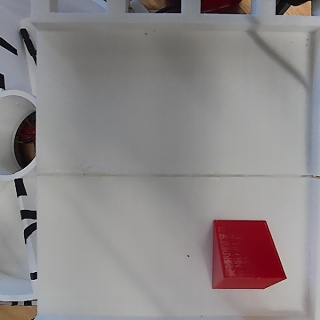
#> input picture _shot_camera.jpg, 320 x 320 px
$ python -i make_tilt30_sheets.py   (imports and definitions only)
#> lines starting #> are read from the running program, lines starting #| are printed output that depends on the picture
#> further down, picture is the input picture: shape (320, 320, 3); mean B, G, R 136.9, 136.3, 141.3
#!/usr/bin/env python3
"""为 tilt30 新采集帧生成「带大号编号框」的 2×2 拼版，供人工判形状。

## 背景

- 新采集 480 帧，实测**全是不同布局**（无法按像素去重）
- v4 模型在新 30° 视角下几乎失效（中位 0 个/帧）⇒ 不能自动预标
- ⇒ 采取「**抽样 120 帧 + 人工判形**」策略（约 720 个框，够训 6 类）

## 与上一批的差异

**用户明确要求：有手的照片也要标注**（摆件时手必须入画）。
⇒ 所以本脚本**不按"是否有手"跳帧**，手造成的多余色块由人工判形时丢弃。

## 关键参数（实测得出）

托盘实心面 ROI：x 330~1050, y 60~471
  ⚠️ 托盘左右是条纹镂空边框，透过缝隙能看到桌上红色电线，
     如果 ROI 包住镂空区，HSV 会把电线当物件（每帧虚检 8~12 个）。

色块尺寸上下限（占 ROI 面积）：
  MIN 0.002  滤噪点
  MAX 0.20   宽容放行（手会超限被排除，但物件也可能偏大）
  → 宁可多检，人工判形时丢多余的

## 输出

    _new_capture_tilt30/_sheets/num_XXX.jpg   2×2 拼版
    _new_capture_tilt30/_sheets/boxes_all.json 每帧的像素框

## 用法

    python _pi_tools/make_tilt30_sheets.py
    python _pi_tools/make_tilt30_sheets.py --stride 4 --min-obj 3
"""

from __future__ import annotations

import argparse
import json
import sys
from collections import Counter
from pathlib import Path

import cv2
import numpy as np

ROOT = Path(__file__).resolve().parent.parent
ALL_DIR = ROOT / "_new_capture_tilt30" / "all"
SHEETS = ROOT / "_new_capture_tilt30" / "_sheets"

# 🔴 托盘「实心面」ROI —— 实测多次纠正后的值
#
# 2026-10-27 教训链：
#   ① 先用 x 120~1270, y 40~500 ⇒ 每帧检出 8~16 个"物件"：
#      左右条纹镂空边框外能看到桌上红色电线，全被 HSV 当物件
#   ② 改 x 330~1050, y 60~471 ⇒ 仍有 9~13 个：
#      托盘实心面只到 y≈240，y>240 是桌面 + 电线（30° 斜视下托盘被压缩）
#   ③ 最终 x 170~1040, y 44~245（只包白色实心面）⇒ 应回到 3~6 个
TX1, TY1, TX2, TY2 = 170, 44, 1040, 245

HSV = {
    "red":    [((160, 90, 45), (179, 255, 255)), ((0, 90, 45), (12, 255, 255))],
    "yellow": [((16, 90, 55), (32, 255, 255))],
    "green":  [((52, 85, 40), (92, 255, 255))],
    "blue":   [((95, 90, 40), (132, 255, 255))],
}
ORDER = ["red", "yellow", "green", "blue"]
DRAW = {"red": (0, 0, 255), "yellow": (0, 200, 255),
        "green": (0, 220, 0), "blue": (255, 120, 0)}

# 🔴 面积上下限（占 ROI 比例）—— 实测标定
#
# 2026-10-27 实测该 ROI 下的真实数据：
#   真物件（绿方块 126×168）面积占 ROI 11.03%
#   假框（条纹缝隙/反光碎块）面积只占 0.31~0.38%，尺寸仅 20~48 px
#   ⇒ 旧值 MIN=0.002(0.2%) 太松，把碎块全放行，导致每帧虚检 3~5 个
#   ⇒ 改成 MIN=0.02(2%)：物件(5~15%)通过，碎块(<0.5%)全部剔除
#   手在 ROI 内可能占 20~40% ⇒ MAX 放到 0.30 容忍大物件、排除整只手
MIN_FRAC = 0.020
MAX_FRAC = 0.300


def detect(img: np.ndarray) -> list[dict]:
    roi = img[TY1:TY2, TX1:TX2]
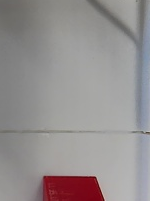
#> roi: shape (201, 150, 3); mean B, G, R 143.8, 143.6, 148.8
    if roi.size == 0:
        return []
    rh, rw = roi.shape[:2]
#> rh = 201; rw = 150
    roi_area = float(rh * rw)
#> roi_area = 30150
    hsv = cv2.cvtColor(roi, cv2.COLOR_BGR2HSV)
#> hsv: shape (201, 150, 3); mean H, S, V 42.1, 16.5, 150.2
    res = []
    for color, ranges in HSV.items():
        m = None
        for lo, hi in ranges:
            part = cv2.inRange(hsv, np.array(lo, np.uint8),
                               np.array(hi, np.uint8))
            m = part if m is None else cv2.bitwise_or(m, part)
        k = cv2.getStructuringElement(cv2.MORPH_ELLIPSE, (9, 9))
        m = cv2.morphologyEx(m, cv2.MORPH_CLOSE, k, 2)
        m = cv2.morphologyEx(m, cv2.MORPH_OPEN, k, 1)
        cs, _ = cv2.findContours(m, cv2.RETR_EXTERNAL,
                                 cv2.CHAIN_APPROX_SIMPLE)
        for c in cs:
            a = cv2.contourArea(c)
            if a < roi_area * MIN_FRAC or a > roi_area * MAX_FRAC:
                continue
            x, y, w, h = cv2.boundingRect(c)
            if w < 20 or h < 20:
                continue
            res.append({"color": color,
                        "x": int(TX1 + x), "y": int(TY1 + y),
                        "w": int(w), "h": int(h),
                        "area_pct": round(a / roi_area * 100.0, 2)})
#> m: shape (201, 150); every value is 0
#> after the loop, res = 1 item
    res.sort(key=lambda r: (ORDER.index(r["color"]), r["y"], r["x"]))
    for i, r in enumerate(res, 1):
        r["id"] = i
#> this loop made 1 pass
#> i on pass 1: 1
    return res


# [102 lines left out: functions tile, main, not called in this run]


# [2 lines not run here, left out]

>>> import cv2
>>> picture = cv2.imread('../_shot_camera.jpg')
>>> result = detect(picture)
#> result = 1 item
